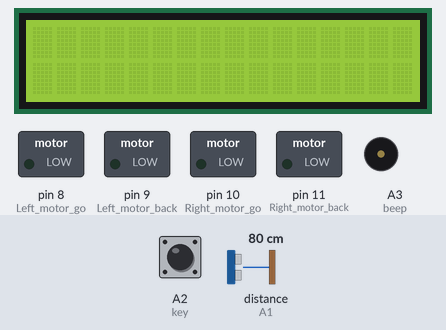
A sketch run on a simulated Arduino Uno, built with avr-gcc and run on an emulated ATmega328P. Parts: 16×2 character LCD, switched loads named in the sketch (green lamp = pin HIGH), buzzer (waves = sounding, pin HIGH). The inputs (shaded band) are chosen by the test bench; at power-on: A2 (key) LOW, distance to the obstacle (sensor on A1) 80 cm. The echo pulse lasts 58.3 µs per cm; pins used as bus, display or sensor lines are not drawn; what the sketch prints to the serial monitor is not drawn.

Above: at 1.2 s.
1.3 s: A2 (key) pulled HIGH for 0.15 s
At 2.7 s:
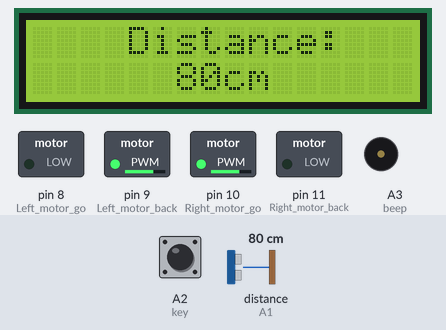
4.4 s: distance to the obstacle (sensor on A1) set to 33 cm
At 5.6 s:
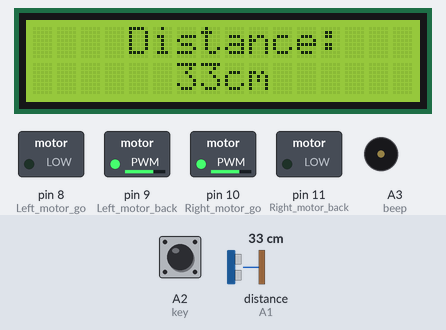
6.1 s: distance to the obstacle (sensor on A1) set to 26 cm
At 6.65 s:
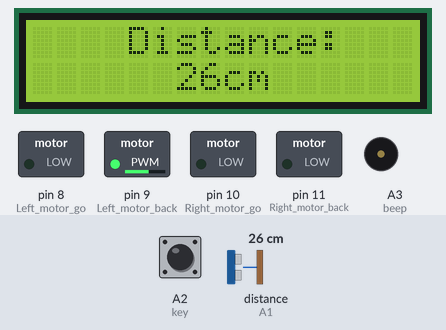
8.3 s: distance to the obstacle (sensor on A1) set to 4 cm
At 8.45 s:
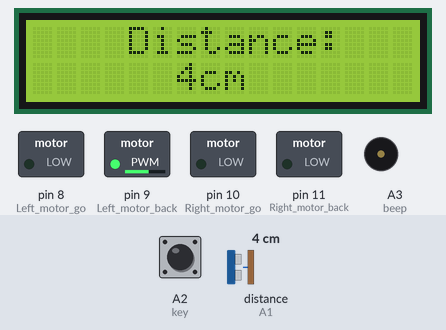
9.8 s: distance to the obstacle (sensor on A1) set to 2 cm
At 10.24 s:
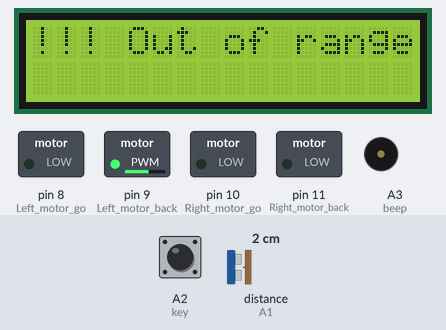
Timing chart, 0 to 12.8 s (numbered marks = the images above; inputs shaded):
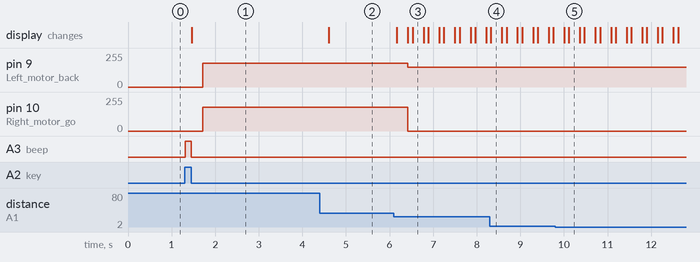

Measured:
- the behaviour switches between 30 and 29 cm on distance to the obstacle (sensor on A1) (found by bisection; images 2 and 3)
- the behaviour switches between 3 and 2 cm on distance to the obstacle (sensor on A1) (found by bisection; images 4 and 5)
- after the input at 1.3 s, pin 9 (Left_motor_back), pin 10 (Right_motor_go): 0/255 → 180/255 after 0.41 s; A3 (beep): LOW → HIGH at once, → LOW 0.14 s later; the display: changes after 0.16 s (image 1)
- after the input at 4.4 s, the display: changes after 0.21 s (image 2)
- after the input at 6.1 s, pin 9 (Left_motor_back): 180/255 → 150/255 after 0.32 s; pin 10 (Right_motor_go): 180/255 → 0/255 after 0.32 s; the display: changes after 0.07 s (image 3)
- after the input at 8.3 s, the display: changes at once (image 4)
- after the input at 9.8 s, the display: first differs from a run without the input after 0.31 s (image 5)

The sketch:

avoid_ultrasonic.ino
```cpp
//智能車超聲波避障(無舵機)
//===============================================================
//#include <Servo.h>
#include <LiquidCrystal.h> //申明1602液晶的函數庫
//申明1602液晶的引腳所連接的Arduino數字端口，8線或4線數據模式，任選其一
//LiquidCrystal lcd(12,11,10,9,8,7,6,5,4,3,2);   //8數據口模式連線聲明
LiquidCrystal lcd(13,12,7,6,5,4,3); //4數據口模式連線聲明 P13--LCD 4腳  P12--LCD 5腳
              //P7--LCD 6腳   P6--LCD 11腳  P5--LCD 12腳  P4--LCD 13腳  P3--LCD 14腳

int Echo = A1;  // Echo迴聲腳(P2.0)
int Trig =A0;  //  Trig 觸發腳(P2.1)

int Distance = 0;

int Left_motor_go=8;     //左電機前進(IN1)
int Left_motor_back=9;     //左電機後退(IN2)

int Right_motor_go=10;    // 右電機前進(IN3)
int Right_motor_back=11;    // 右電機後退(IN4)

int key=A2;//定義按鍵 A2 接口
int beep=A3;//定義蜂鳴器 A3 接口

//const int SensorRight = 3;   	//右循跡紅外傳感器(P3.2 OUT1)
//const int SensorLeft = 4;     	//左循跡紅外傳感器(P3.3 OUT2)

//const int SensorRight_2 = 6;   	//右紅外傳感器(P3.5 OUT4)
//const int SensorLeft_2 = 5;     //左紅外傳感器(P3.4 OUT3)

//int SL;    //左循跡紅外傳感器狀態
//int SR;    //右循跡紅外傳感器狀態
//int SL_2;    //左紅外傳感器狀態
//int SR_2;    //右紅外傳感器狀態

void setup()
{
  Serial.begin(9600);     // 初始化串口
  //初始化電機驅動IO為輸出方式
  pinMode(Left_motor_go,OUTPUT); // PIN 8 (PWM)
  pinMode(Left_motor_back,OUTPUT); // PIN 9 (PWM)
  pinMode(Right_motor_go,OUTPUT);// PIN 10 (PWM)
  pinMode(Right_motor_back,OUTPUT);// PIN 11 (PWM)
  pinMode(key,INPUT);//定義按鍵接口為輸入接口
  pinMode(beep,OUTPUT);
  // pinMode(SensorRight, INPUT); //定義右循跡紅外傳感器為輸入
  // pinMode(SensorLeft, INPUT); //定義左循跡紅外傳感器為輸入
  //pinMode(SensorRight_2, INPUT); //定義右紅外傳感器為輸入
  //pinMode(SensorLeft_2, INPUT); //定義左紅外傳感器為輸入
  //初始化超聲波引腳
  pinMode(Echo, INPUT);    // 定義超聲波輸入腳
  pinMode(Trig, OUTPUT);   // 定義超聲波輸出腳
  lcd.begin(16,2);      //初始化1602液晶工作                       模式
  //定義1602液晶顯示範圍為2行16列字符
}
//=======================智能小車的基本動作=========================
//void run(int time)     // 前進
void run()     // 前進
{
  digitalWrite(Right_motor_go,HIGH);  // 右電機前進
  digitalWrite(Right_motor_back,LOW);
  analogWrite(Right_motor_go,180);//PWM比例0~255調速，左右輪差異略增減
  analogWrite(Right_motor_back,0);
  digitalWrite(Left_motor_go,LOW);  // 左電機前進
  digitalWrite(Left_motor_back,HIGH);
  analogWrite(Left_motor_go,0);//PWM比例0~255調速，左右輪差異略增減
  analogWrite(Left_motor_back,180);
  //delay(time * 100);   //執行時間，可以調整
}

void brake(int time)  //剎車，停車
{
  digitalWrite(Right_motor_go,LOW);
  digitalWrite(Right_motor_back,LOW);
  digitalWrite(Left_motor_go,LOW);
  digitalWrite(Left_motor_back,LOW);
  delay(time * 100);//執行時間，可以調整
}

//void left(int time)         //左轉(左輪不動，右輪前進)
void left()         //左轉(左輪不動，右輪前進)
{
  digitalWrite(Right_motor_go,HIGH);	// 右電機前進
  digitalWrite(Right_motor_back,LOW);
  analogWrite(Right_motor_go,150);
  analogWrite(Right_motor_back,0);//PWM比例0~255調速
  digitalWrite(Left_motor_go,LOW);   //左輪後退
  digitalWrite(Left_motor_back,LOW);
  analogWrite(Left_motor_go,0);
  analogWrite(Left_motor_back,0);//PWM比例0~255調速
  //delay(time * 100);	//執行時間，可以調整
}

void spin_left(int time)         //左轉(左輪後退，右輪前進)
{
  digitalWrite(Right_motor_go,HIGH);	// 右電機前進
  digitalWrite(Right_motor_back,LOW);
  analogWrite(Right_motor_go,150);
  analogWrite(Right_motor_back,0);//PWM比例0~255調速
  digitalWrite(Left_motor_go,HIGH);   //左輪後退
  digitalWrite(Left_motor_back,LOW);
  analogWrite(Left_motor_go,150);
  analogWrite(Left_motor_back,0);//PWM比例0~255調速
  delay(time * 100);	//執行時間，可以調整
}

void right(int time)
//void right()        //右轉(右輪不動，左輪前進)
{
  digitalWrite(Right_motor_go,LOW);   //右電機後退
  digitalWrite(Right_motor_back,LOW);
  analogWrite(Right_motor_go,0);
  analogWrite(Right_motor_back,0);//PWM比例0~255調速
  digitalWrite(Left_motor_go,LOW);//左電機前進
  digitalWrite(Left_motor_back,HIGH);
  analogWrite(Left_motor_go,0);
  analogWrite(Left_motor_back,150);//PWM比例0~255調速
  delay(time * 100);	//執行時間，可以調整
}

void spin_right(int time)        //右轉(右輪後退，左輪前進)
{
  digitalWrite(Right_motor_go,LOW);   //右電機後退
  digitalWrite(Right_motor_back,HIGH);
  analogWrite(Right_motor_go,0);
  analogWrite(Right_motor_back,150);//PWM比例0~255調速
  digitalWrite(Left_motor_go,LOW);//左電機前進
  digitalWrite(Left_motor_back,HIGH);
  analogWrite(Left_motor_go,0);
  analogWrite(Left_motor_back,150);//PWM比例0~255調速
  delay(time * 100);	//執行時間，可以調整
}

void back(int time)          //後退
{
  digitalWrite(Right_motor_go,LOW);  //右輪後退
  digitalWrite(Right_motor_back,HIGH);
  analogWrite(Right_motor_go,0);
  analogWrite(Right_motor_back,150);//PWM比例0~255調速
  digitalWrite(Left_motor_go,HIGH);  //左輪後退
  digitalWrite(Left_motor_back,LOW);
  analogWrite(Left_motor_go,150);
  analogWrite(Left_motor_back,0);//PWM比例0~255調速
  delay(time * 100);     //執行時間，可以調整
}
//==========================================================

void keysacn()//按鍵掃描
{
  int val;
  val=digitalRead(key);//讀取數字7 口電平值賦給val
  while(!digitalRead(key))//當按鍵沒被按下時，一直循環
  {
    val=digitalRead(key);//此句可省略，可讓循環跑空
  }
  while(digitalRead(key))//當按鍵被按下時
  {
    delay(10);	//延時10ms
    val=digitalRead(key);//讀取數字7 口電平值賦給val
    if(val==HIGH)  //第二次判斷按鍵是否被按下
    {
      digitalWrite(beep,HIGH);		//蜂鳴器響
      while(!digitalRead(key))	//判斷按鍵是否被鬆開
        digitalWrite(beep,LOW);		//蜂鳴器停止
    }
    else
      digitalWrite(beep,LOW);          //蜂鳴器停止
  }
}

void Distance_test()   // 量出前方距離
{
  digitalWrite(Trig, LOW);   // 給觸發腳低電平2μs
  delayMicroseconds(2);
  digitalWrite(Trig, HIGH);  // 給觸發腳高電平10μs，這里至少是10μs
  delayMicroseconds(10);
  digitalWrite(Trig, LOW);    // 持續給觸發腳低電
  float Fdistance = pulseIn(Echo, HIGH);  // 讀取高電平時間(單位：微秒)
  Fdistance= Fdistance/58;       //為什麼除以58等於厘米，  Y米=（X秒*344）/2
  // X秒=（ 2*Y米）/344 ==》X秒=0.0058*Y米 ==》厘米=微秒/58
  Serial.print("Distance:");      //輸出距離（單位：厘米）
  Serial.println(Fdistance);         //顯示距離
  Distance = Fdistance;
}

void Distance_display()//顯示距離
{
   if((2<Distance)&(Distance<400))
  {
    lcd.home();        //把光標移回左上角，即從頭開始輸出
    lcd.print("    Distance: ");       //顯示
    lcd.setCursor(6,2);   //把光標定位在第2行，第6列
    lcd.print(Distance);        //顯示距離
    lcd.print("cm");            //顯示
  }
  else
  {
    lcd.home();        //把光標移回左上角，即從頭開始輸出
    lcd.print("!!! Out of range");       //顯示超出距離
  }
  delay(250);
  lcd.clear();
}

void loop()
{
  keysacn();	   //調用按鍵掃描函數
  while(1)
  {
    Distance_test();//測量前方距離
    Distance_display();//液晶屏顯示距離
    if(Distance < 30)//數值為碰到障礙物的距離，可以按實際情況設置
      while(Distance < 30)//再次判斷是否有障礙物，若有則轉動方向後，繼續判斷
      {
        right(1);//右轉
       // brake(1);//停車
        Distance_test();//測量前方距離
        Distance_display();//液晶屏顯示距離
      }
    else
      run();//無障礙物，直行
  }
}
```
